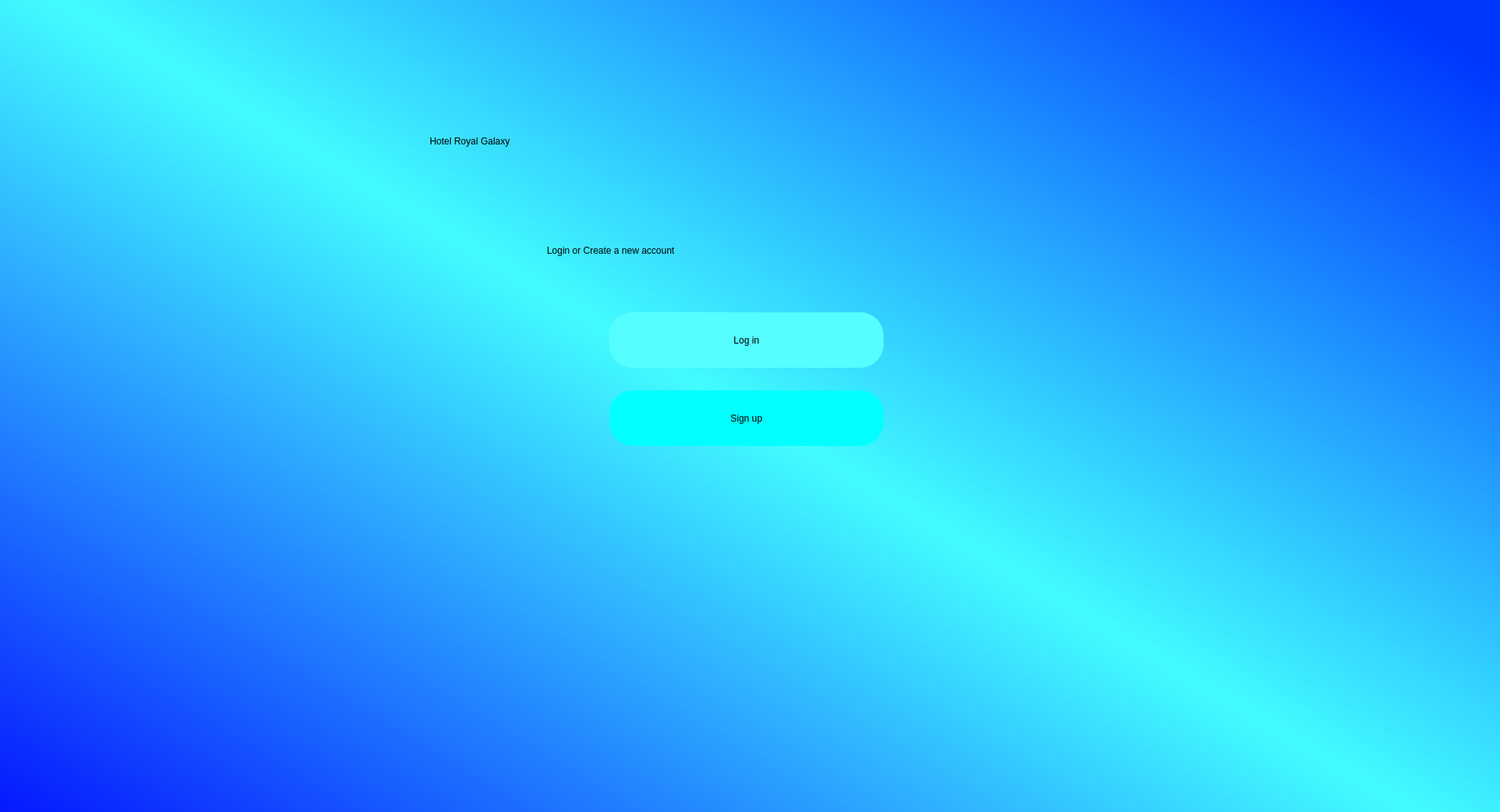
<?xml version="1.0" encoding="UTF-8"?>
<ui version="4.0">
 <class>Dialog</class>
 <widget class="QDialog" name="Dialog">
  <property name="geometry">
   <rect>
    <x>0</x>
    <y>0</y>
    <width>1920</width>
    <height>1040</height>
   </rect>
  </property>
  <property name="windowTitle">
   <string>Dialog</string>
  </property>
  <widget class="QWidget" name="widget" native="true">
   <property name="geometry">
    <rect>
     <x>0</x>
     <y>0</y>
     <width>1920</width>
     <height>1040</height>
    </rect>
   </property>
   <property name="styleSheet">
    <string notr="true">QWidget#widget{
background-color:qlineargradient(spread:pad, x1:0, y1:1, x2:1, y2:0.102318, stop:0 rgba(6, 24, 255, 255), stop:0.517413 rgba(66, 252, 255, 255), stop:1 rgba(0, 55, 255, 255));}</string>
   </property>
   <widget class="QLabel" name="welcomelbl">
    <property name="geometry">
     <rect>
      <x>550</x>
      <y>-260</y>
      <width>1301</width>
      <height>881</height>
     </rect>
    </property>
    <property name="styleSheet">
     <string notr="true">font: 48pt &quot;Lucida Calligraphy&quot;;</string>
    </property>
    <property name="text">
     <string>Hotel Royal Galaxy</string>
    </property>
   </widget>
   <widget class="QLabel" name="lgorcrlbl">
    <property name="geometry">
     <rect>
      <x>700</x>
      <y>280</y>
      <width>551</width>
      <height>81</height>
     </rect>
    </property>
    <property name="styleSheet">
     <string notr="true">font: 20pt &quot;Lucida Calligraphy&quot;;</string>
    </property>
    <property name="text">
     <string>Login or Create a new account</string>
    </property>
   </widget>
   <widget class="QPushButton" name="loginbtn">
    <property name="geometry">
     <rect>
      <x>780</x>
      <y>400</y>
      <width>351</width>
      <height>71</height>
     </rect>
    </property>
    <property name="styleSheet">
     <string notr="true">border-radius:30px;
background-color:rgb(85, 255, 255);
font: 20pt &quot;Lucida Calligraphy&quot;;</string>
    </property>
    <property name="text">
     <string>Log in</string>
    </property>
    <property name="default">
     <bool>false</bool>
    </property>
   </widget>
   <widget class="QPushButton" name="signupbtn">
    <property name="geometry">
     <rect>
      <x>780</x>
      <y>500</y>
      <width>351</width>
      <height>71</height>
     </rect>
    </property>
    <property name="styleSheet">
     <string notr="true">border-radius:30px;
background-color:rgb(0, 255, 255);
font: 20pt &quot;Lucida Calligraphy&quot;;</string>
    </property>
    <property name="text">
     <string>Sign up</string>
    </property>
   </widget>
   <widget class="QLabel" name="imglbl">
    <property name="geometry">
     <rect>
      <x>-30</x>
      <y>580</y>
      <width>951</width>
      <height>511</height>
     </rect>
    </property>
    <property name="text">
     <string>&lt;html&gt;&lt;head/&gt;&lt;body&gt;&lt;p&gt;&lt;img src=&quot;:/img/htl.png&quot;/&gt;&lt;/p&gt;&lt;/body&gt;&lt;/html&gt;</string>
    </property>
   </widget>
   <widget class="QLabel" name="imglbl2">
    <property name="geometry">
     <rect>
      <x>1200</x>
      <y>400</y>
      <width>1121</width>
      <height>671</height>
     </rect>
    </property>
    <property name="text">
     <string>&lt;html&gt;&lt;head/&gt;&lt;body&gt;&lt;p&gt;&lt;img src=&quot;:/img/htl2.png&quot;/&gt;&lt;/p&gt;&lt;/body&gt;&lt;/html&gt;</string>
    </property>
   </widget>
   <widget class="QLabel" name="label">
    <property name="geometry">
     <rect>
      <x>1690</x>
      <y>-40</y>
      <width>361</width>
      <height>311</height>
     </rect>
    </property>
    <property name="text">
     <string>&lt;html&gt;&lt;head/&gt;&lt;body&gt;&lt;p&gt;&lt;img src=&quot;:/img/Royal_Classic_Hotel_Logo11.png&quot;/&gt;&lt;/p&gt;&lt;/body&gt;&lt;/html&gt;</string>
    </property>
   </widget>
  </widget>
 </widget>
 <resources>
  <include location="images.qrc"/>
 </resources>
 <connections/>
</ui>
